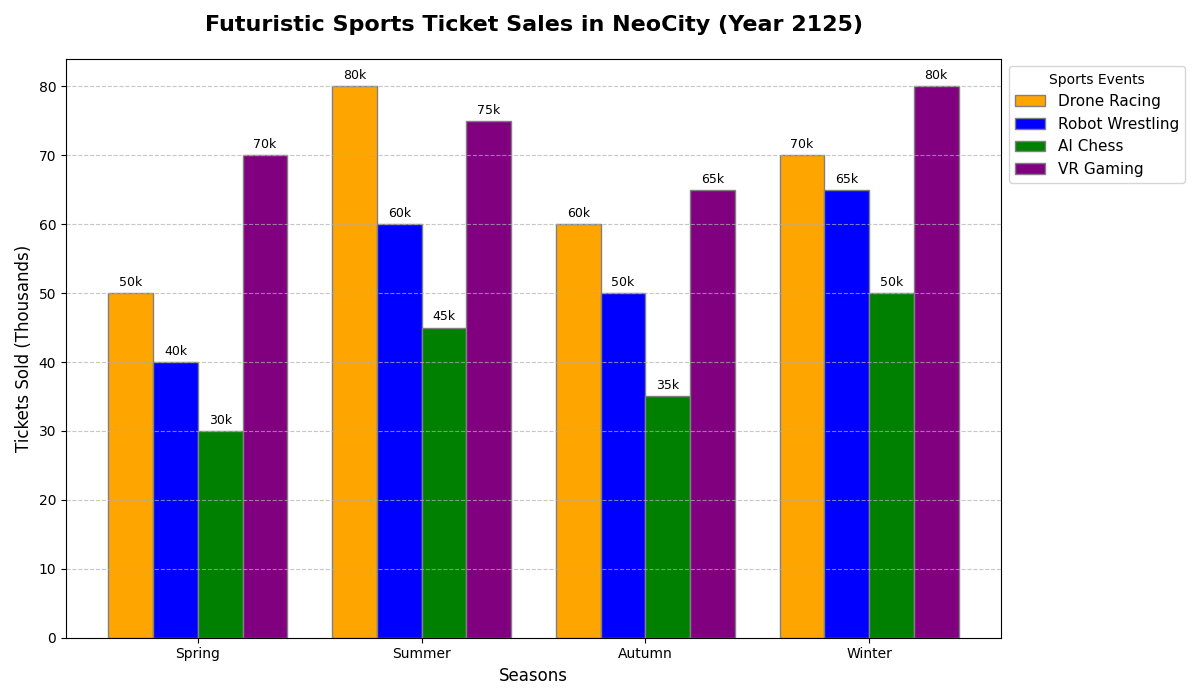

Recreate this plot in Python.
import matplotlib.pyplot as plt
import numpy as np

# Data: Ticket Sales in Thousands
seasons = ["Spring", "Summer", "Autumn", "Winter"]
drone_racing = [50, 80, 60, 70]  # in thousands
robot_wrestling = [40, 60, 50, 65]  # in thousands
ai_chess = [30, 45, 35, 50]  # in thousands
vr_gaming = [70, 75, 65, 80]  # additional data for Virtual Reality Gaming

# Figure and Axes
fig, ax = plt.subplots(figsize=(12, 7))

# Plotting Bar Chart
bar_width = 0.20
x = np.arange(len(seasons))  # label locations
br1 = x  # positions for drone racing
br2 = [i + bar_width for i in br1]  # positions for robot wrestling
br3 = [i + bar_width for i in br2]  # positions for AI chess
br4 = [i + bar_width for i in br3]  # positions for VR gaming

# Create bars with different colors for each sport
ax.bar(br1, drone_racing, color='orange', width=bar_width, edgecolor='grey', label='Drone Racing')
ax.bar(br2, robot_wrestling, color='blue', width=bar_width, edgecolor='grey', label='Robot Wrestling')
ax.bar(br3, ai_chess, color='green', width=bar_width, edgecolor='grey', label='AI Chess')
ax.bar(br4, vr_gaming, color='purple', width=bar_width, edgecolor='grey', label='VR Gaming')

# Adding title and labels
ax.set_title('Futuristic Sports Ticket Sales in NeoCity (Year 2125)', fontsize=16, fontweight='bold', pad=20)
ax.set_xlabel('Seasons', fontsize=12)
ax.set_ylabel('Tickets Sold (Thousands)', fontsize=12)
ax.set_xticks([r + 1.5 * bar_width for r in range(len(seasons))])
ax.set_xticklabels(seasons)

# Annotate each bar with ticket numbers
all_sales = drone_racing + robot_wrestling + ai_chess + vr_gaming
for bar, ticket_sales in zip(ax.patches, all_sales):
    height = bar.get_height()
    ax.annotate(f'{ticket_sales}k', 
                xy=(bar.get_x() + bar.get_width() / 2, height),
                xytext=(0, 3), 
                textcoords="offset points",
                ha='center', va='bottom', fontsize=9, color='black')

# Adding legend
ax.legend(loc='upper left', bbox_to_anchor=(1, 1), fontsize=11, title='Sports Events')

# Add gridlines for better readability
ax.yaxis.grid(True, linestyle='--', alpha=0.7)

# Adjust layout to prevent overlap and occlusion
plt.tight_layout()

# Show plot
plt.show()
